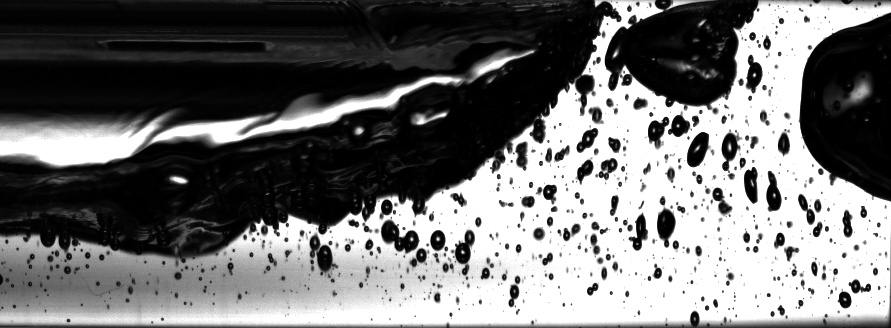
#> input picture Images/images_1/Test_run_21_2_51200kHz_div_lens_4_2000fps_C001H001S0001001179.png, 891 x 328 px, found by its file name
$ python pre_annotations_for_label_studio.py
#> lines starting #> are read from the running program, lines starting #| are printed output that depends on the picture; after the words box and inside, x2 and y2 are one past the last pixel; in counts of white or black regions, pixels touching at a corner belong together
from pathlib import Path

import cv2
import numpy as np

base_dir = Path(__file__).resolve().parent

image_path = (
    base_dir
    / "images_1"
    / "Test_run_21_2_51200kHz_div_lens_4_2000fps_C001H001S0001001179.png"
)

print(f"Looking for image at: {image_path}")
print(f"File exists: {image_path.exists()}")


def segment_bubbles(image_path, min_area=1, max_area=50000):
    # 1. Load image in grayscale
#> called with min_area = 1, max_area = 50000
    img = cv2.imread(image_path, cv2.IMREAD_GRAYSCALE)
#> img is the input picture: shape (328, 891); min 0, max 255, mean 114

    # 2. Invert so dark bubble borders become bright peaks
    inverted = cv2.bitwise_not(img)
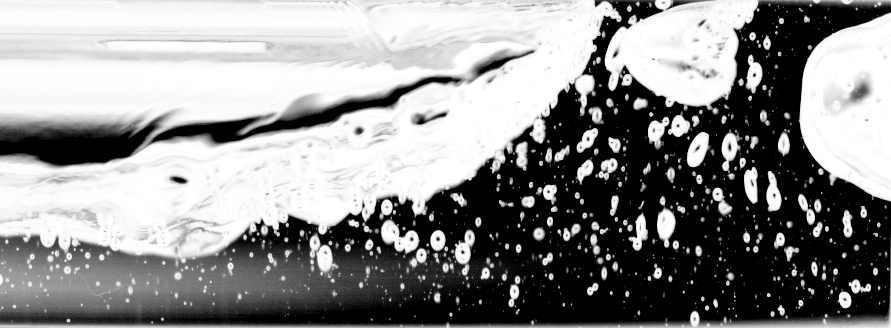
#> inverted: shape (328, 891); min 0, max 255, mean 141

    # 3. Dynamic Thresholding (Otsu + Gaussian Blur)
    blurred = cv2.GaussianBlur(inverted, (5, 5), 0)
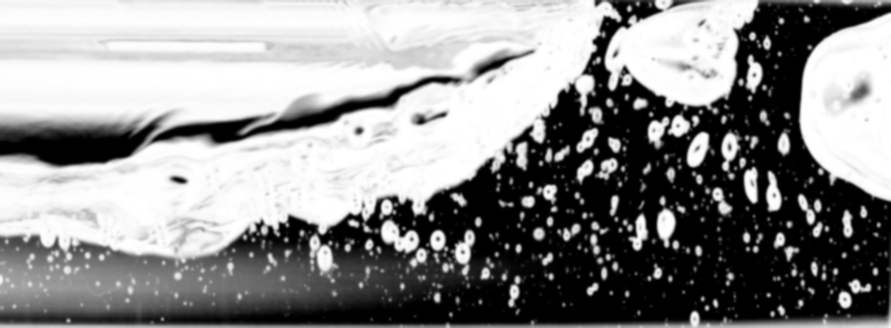
#> blurred: shape (328, 891); min 0, max 255, mean 141
    _, binary_edges = cv2.threshold(
        blurred, 0, 255, cv2.THRESH_BINARY + cv2.THRESH_OTSU
    )
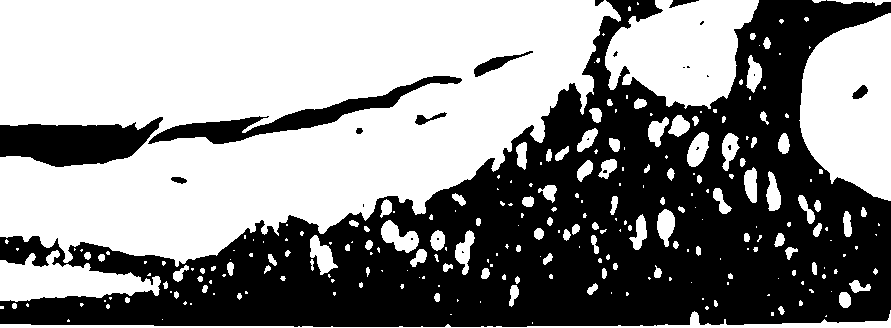
#> binary_edges: shape (328, 891); 54.7% white; 24 black regions (14 under 20 px)

    # 4. Fill bubble interiors using contours (replaces cv2.floodFill)
    contours, _ = cv2.findContours(
        binary_edges, cv2.RETR_EXTERNAL, cv2.CHAIN_APPROX_SIMPLE
    )
#> contours = 260 contours, 169 with area under 20; largest, box (x1, y1, x2, y2) and area: (0, 0, 621, 267) 118669, (799, 13, 891, 201) 12940, (605, 0, 759, 109) 11030, (0, 250, 161, 302) 4374, (0, 310, 891, 328) 1624
    filled_mask = np.zeros_like(binary_edges)
    cv2.drawContours(filled_mask, contours, -1, 255, thickness=cv2.FILLED)
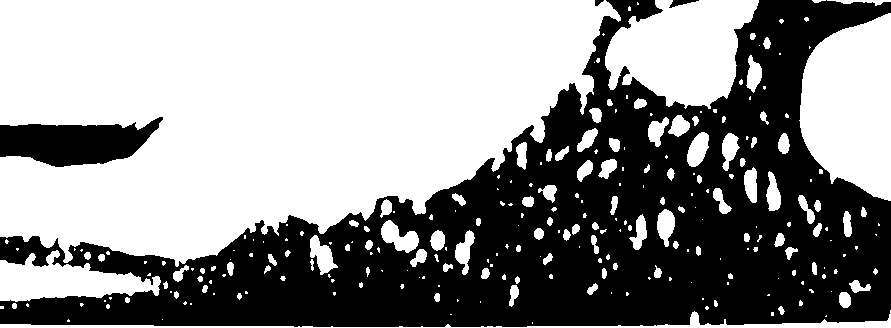
#> filled_mask: shape (328, 891); 56.4% white; 4 black regions, box (x1, y1, x2, y2) and area: (0, 0, 891, 327) 121972, (0, 117, 163, 167) 5272, (669, 0, 699, 8) 111, (595, 0, 604, 6) 35

    # Seal near-complete edges
    kernel = cv2.getStructuringElement(cv2.MORPH_ELLIPSE, (3, 3))
    solid_bubbles = cv2.morphologyEx(filled_mask, cv2.MORPH_CLOSE, kernel)
#> solid_bubbles: shape (328, 891); 56.5% white; 5 black regions, box (x1, y1, x2, y2) and area: (0, 0, 891, 327) 120560, (0, 117, 163, 167) 5268, (0, 236, 65, 267) 1300, (670, 0, 697, 8) 107, (595, 0, 604, 6) 34

    # 5. Filter out noise specks and separate bulk wave by area/shape
    num_labels, labels, stats, _ = cv2.connectedComponentsWithStats(
        solid_bubbles, connectivity=8
    )
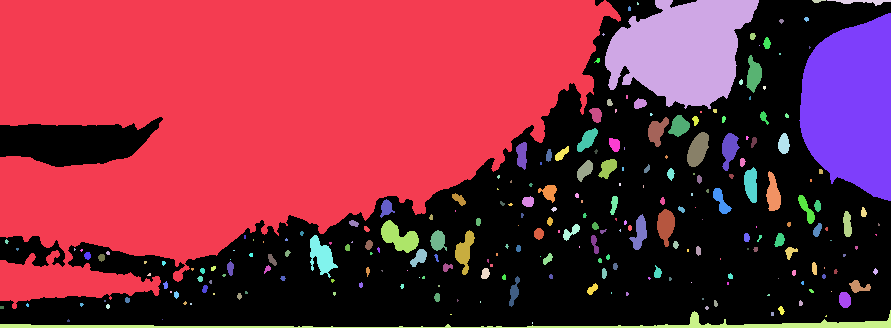
#> labels: shape (328, 891) int32; 249 distinct labels, from 0 to 248; one colour per label, 0 black
#> num_labels = 249; stats = 249 rows, first 6: [0, 0, 891, 327, 127269], [0, 0, 621, 309, 124591], [605, 0, 154, 109, 11308], [812, 0, 14, 3, 27], [827, 0, 64, 6, 172], [637, 2, 2, 3, 5]

    clean_mask = np.zeros_like(solid_bubbles)
    for i in range(1, num_labels):
        area = stats[i, cv2.CC_STAT_AREA]
        # Keep only components within bubble size range
        if min_area < area < max_area:
            clean_mask[labels == i] = 255
#> this loop made 248 passes
#> area on passes 1 to 3: 124591, 11308, 27
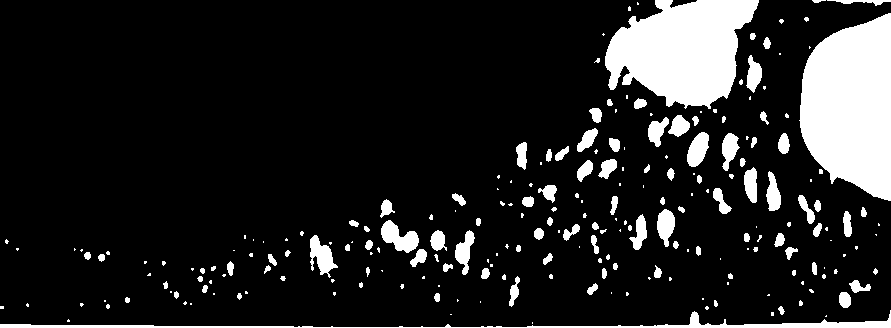
#> clean_mask: shape (328, 891); 13.8% white; 235 white regions (129 under 20 px), largest, box (x1, y1, x2, y2) and area: (799, 13, 891, 201) 13171, (605, 0, 759, 109) 11308, (0, 310, 891, 328) 2546

    return img, clean_mask


# Test on your image
orig, mask = segment_bubbles(str(image_path))

cv2.imwrite("generated_bubble_mask.png", mask)

$ run again, with Images/images_1/Test_run_21_2_51200kHz_div_lens_4_2000fps_C001H001S0001001184.png copied over Images/images_1/Test_run_21_2_51200kHz_div_lens_4_2000fps_C001H001S0001001179.png
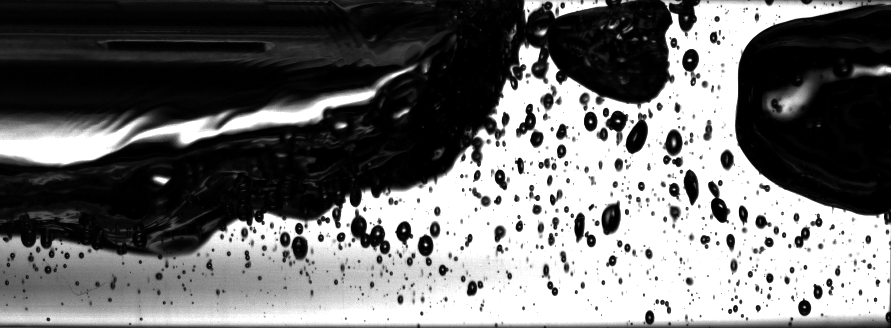
#> input picture Images/images_1/Test_run_21_2_51200kHz_div_lens_4_2000fps_C001H001S0001001184.png, 891 x 328 px, found by its file name
#> in segment_bubbles, img is the input picture: shape (328, 891); min 0, max 255, mean 111.5
#> in segment_bubbles, `_, binary_edges = cv2.threshold( blurred, 0, 255, cv2.THRESH_BINARY + ..`:
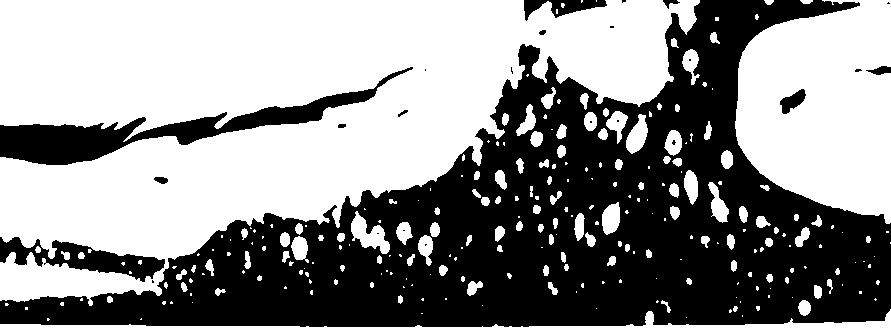
#> binary_edges: shape (328, 891); 55.3% white; 25 black regions (14 under 20 px)
#> contours = 267 contours, 167 with area under 20; largest, box (x1, y1, x2, y2) and area: (0, 0, 700, 306) 118090, (735, 0, 891, 224) 26920, (0, 309, 891, 328) 1640, (351, 211, 390, 254) 720, (626, 114, 648, 154) 484
#> filled_mask: shape (328, 891); 55.5% white; 7 black regions (1 under 20 px), largest, box (x1, y1, x2, y2) and area: (0, 0, 891, 327) 117672, (0, 67, 413, 165) 8246, (0, 237, 165, 282) 2977, (524, 0, 607, 21) 828, (866, 66, 891, 75) 133, (663, 0, 680, 9) 67
#> solid_bubbles: shape (328, 891); 55.6% white; 7 black regions (1 under 20 px), largest, box (x1, y1, x2, y2) and area: (0, 0, 891, 327) 117581, (0, 67, 413, 165) 8239, (0, 237, 165, 282) 2941, (524, 0, 607, 21) 826, (870, 66, 891, 75) 126, (663, 0, 679, 7) 62
#> labels: shape (328, 891) int32; 256 distinct labels, from 0 to 255
#> num_labels = 256; stats = 256 rows, first 6: [0, 0, 891, 327, 129781], [0, 0, 700, 306, 120068], [581, 0, 2, 3, 5], [596, 0, 1, 2, 2], [764, 0, 10, 5, 37], [800, 0, 13, 4, 41]
#> the loop in segment_bubbles, `for i in range(1, num_labels):` made 255 passes
#> area on passes 1, 4, 5: 120068, 37, 41
#> after the loop in segment_bubbles, `for i in range(1, num_labels):`:
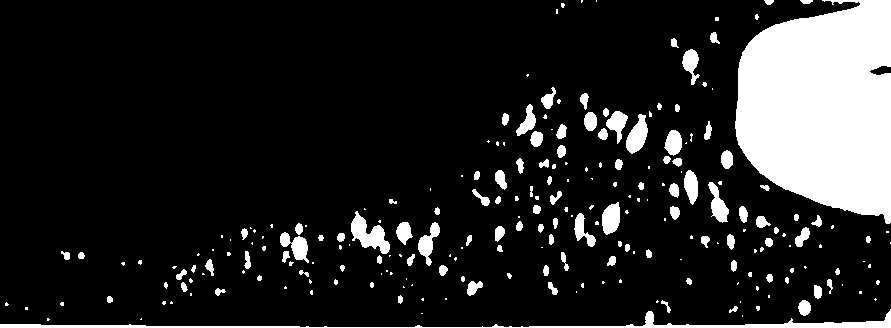
#> clean_mask: shape (328, 891); 14.5% white; 238 white regions (127 under 20 px), largest, box (x1, y1, x2, y2) and area: (735, 0, 891, 224) 27309, (0, 309, 891, 328) 2564, (351, 211, 390, 254) 797
